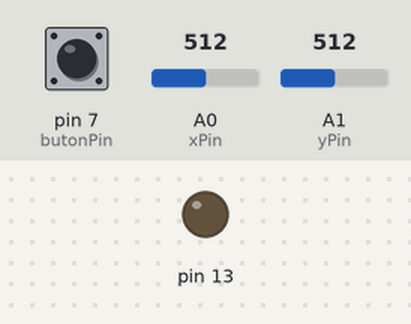
A sketch run on a simulated Arduino Uno, built with avr-gcc and run on an emulated ATmega328P. On the bench: output pins drawn as LEDs (lit = HIGH). Inputs (shaded band) come from the test bench; at power-on: A0 (xPin) = 512, pin 7 (butonPin) HIGH, A1 (yPin) = 512.

Above: at 1.2 s.
1.3 s: A0 (xPin) set to 587
2.8 s: A0 (xPin) set to 608
At 4.0 s:
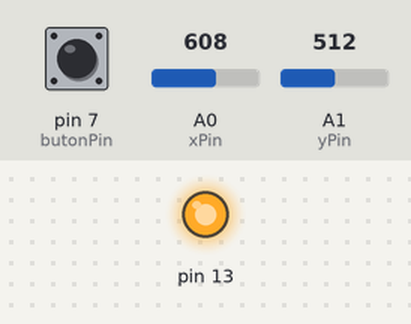
4.3 s: A0 (xPin) set to 418
5.8 s: A0 (xPin) set to 384
At 6.5 s:
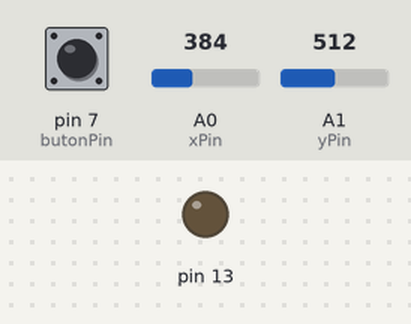
7.3 s: A0 (xPin) set to 610
At 7.6 s:
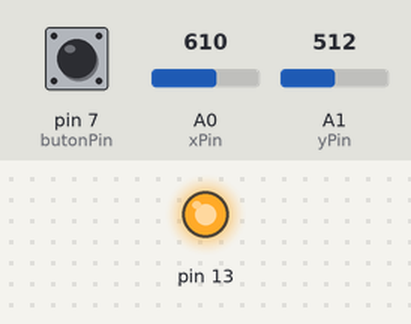
Timing chart, 0 to 9.8 s (numbered marks = the images above; inputs shaded):
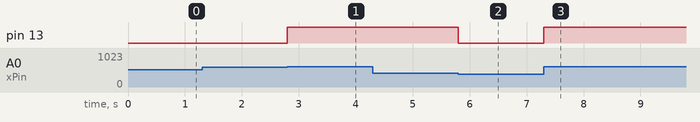

Measured:
- the behaviour switches between 600 and 601 on A0 (xPin) (found by bisection; images 0 and 1)
- the behaviour switches between 400 and 399 on A0 (xPin) (found by bisection; images 1 and 2)
- after the input at 1.3 s, every drawn part: stays the same
- after the input at 2.8 s, pin 13: LOW → HIGH at once
- after the input at 4.3 s, every drawn part: stays the same
- after the input at 5.8 s, pin 13: HIGH → LOW at once
- after the input at 7.3 s, pin 13: LOW → HIGH at once

The sketch:

sketch_mar27a.ino
```cpp
int xPin = A0; // A0-A5 analog pinlerinden herhangi birine bağlanabilir.
int yPin = A1; // A0-A5 analog pinlerinden herhangi birine bağlanabilir.
int butonPin = 7; // Joystick buton pini arduino bağlantısı (Joystick SW çıkışı)

int xPozisyonu = 0;
int yPozisyonu = 0;
int butonDurum = 0;

void setup() {
Serial.begin(9600);
pinMode(xPin, INPUT);
pinMode(yPin, INPUT);
pinMode(13, OUTPUT);
pinMode(butonPin, INPUT_PULLUP);


}

void loop() {
xPozisyonu = analogRead(xPin);
yPozisyonu = analogRead(yPin);
butonDurum = digitalRead(butonPin);

/*Serial.print("X Pozisyonu: ");
Serial.print(xPozisyonu);
Serial.print(" | Y Pozisyonu: ");
Serial.print(yPozisyonu);
Serial.print(" | Buton Durum: ");
Serial.println(butonDurum);*/

if(xPozisyonu<400) {
  digitalWrite(13, LOW);
} else if(xPozisyonu>600) {
  digitalWrite(13, HIGH);
}
}
```
